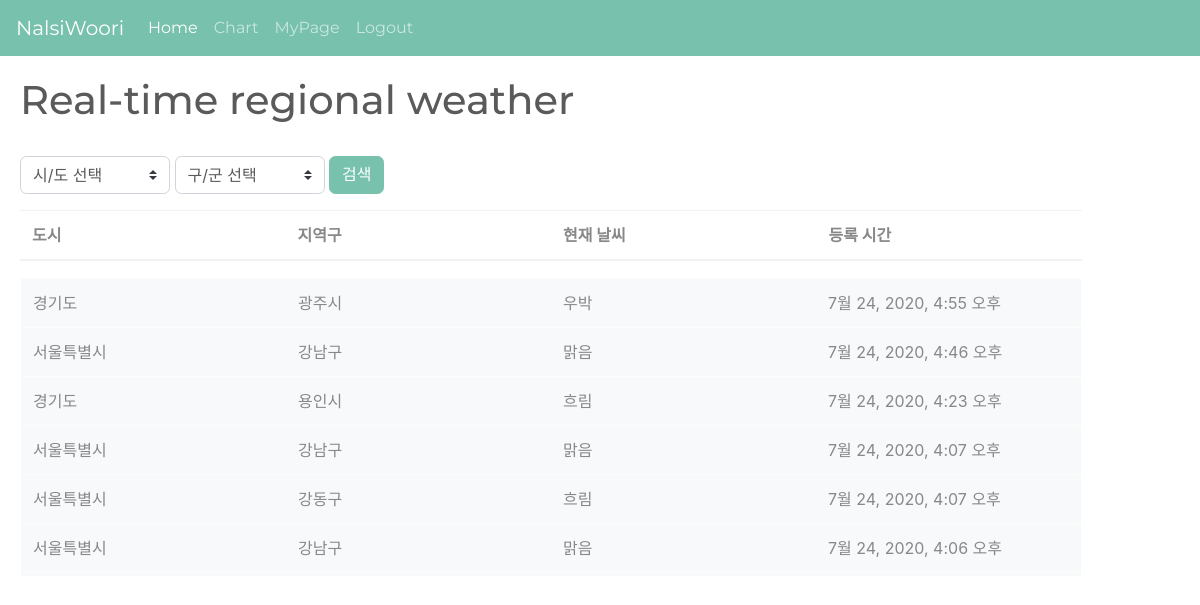
Page /weather/ on the earlier database version.
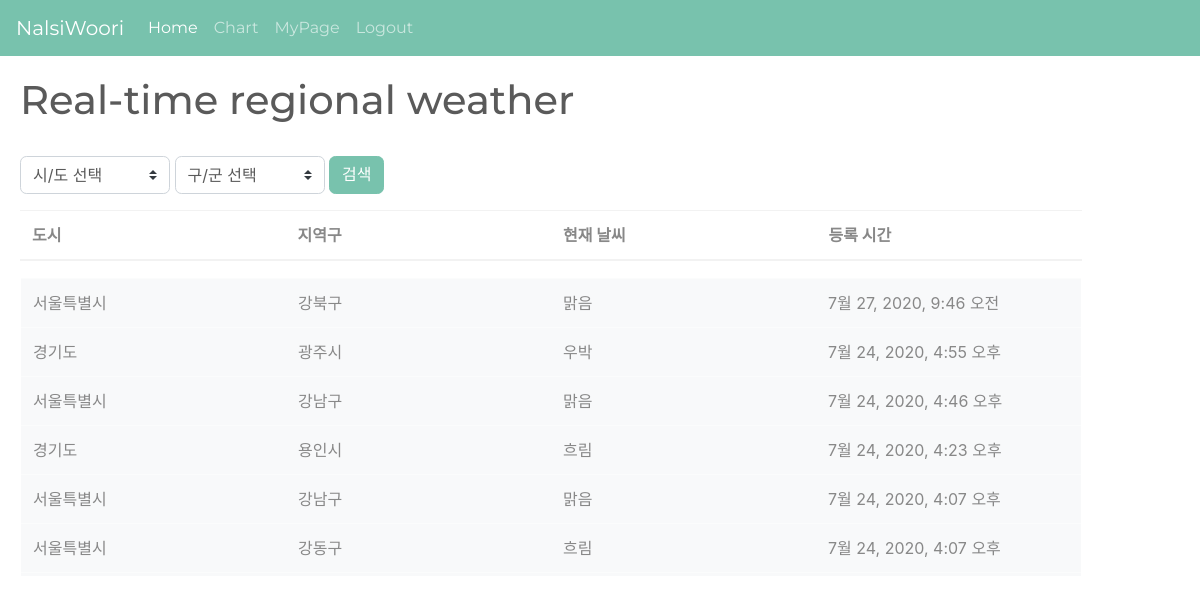
Same page on the later database version.
### nalsiwoori/models.py (models this page shows)
class Selection(models.Model):
    user_data = models.ForeignKey(User, on_delete=models.CASCADE, default=0)
    map_data = models.ForeignKey(map_data, on_delete=models.CASCADE, null=True)
    map_idx = models.IntegerField(max_length=255)
    state = models.CharField(max_length=255)
    city = models.CharField(max_length=255)
    cur_wea = models.CharField(max_length=255)
    pub_date = models.DateTimeField(default=timezone.now())

### nalsiwoori/views.py (the view)
# urls.py: path('weather/', views.weather, name='weather'),
def weather(request):
    si = request.GET.get('si')
    gu = request.GET.get('gu')
    if si and gu:
        sel_list = Selection.objects.filter(state=si, city=gu).order_by('-pub_date')[:20]
    else:
        sel_list = Selection.objects.order_by('-pub_date')[:20]
    html = ''
    for s in sel_list:
        html += s.state + '<br>'
    return render(request, 'nalsiwoori/weather.html',{'list': sel_list})

### nalsiwoori/templates/nalsiwoori/weather.html (shortened to what this page needs)
<!DOCTYPE html>
<html lang="ko">
<head>
  <link rel="stylesheet" href="https://maxcdn.bootstrapcdn.com/bootstrap/4.5.0/css/bootstrap.min.css">
  <link rel= "stylesheet" type="text/css" href="/static/nalsiwoori/css/map.css">
  <link rel="stylesheet" href="https://stackpath.bootstrapcdn.com/bootswatch/4.5.0/minty/bootstrap.min.css">
</head>
<body>
  <nav class="navbar navbar-expand-lg navbar-dark bg-primary">
    <a class="navbar-brand" href="#">NalsiWoori</a>
    <div class="collapse navbar-collapse" id="navbarColor01">
      <ul class="navbar-nav mr-auto">
        <li class="nav-item active">
          <a class="nav-link" href="/home">Home <span class="sr-only">(current)</span></a>
        </li>
        <li class="nav-item">
          <a class="nav-link" href="/weather">Chart</a>
        </li>
        <li class="nav-item">
          <a class="nav-link" href="/mypage">MyPage</a>
        </li>
        <li class="nav-item">
          <a class="nav-link" href="#">Logout</a>
        </li>
      </ul>
    </div>
  </nav>
  <div id="container" style="margin-top:20px; margin-left:20px;">
    <section>
        <h1 id="log_table_title">
          Real-time regional weather</h1><br>
        <div class="form-group">
            <select class="custom-select" name="state1" id="state1" value="state" style="width:150px"></select>
            <select class="custom-select" name="city1" id="city1" value="city" style="width:150px"></select>
            <button class="btn btn-primary" id = "result">검색</button>
        </div>
        <div class="tbl-header">
          <table class="table table-hover" cellpadding="0" cellspacing="0" border="0">
            <thead>
              <tr>
                  <th scope="col">도시</th>
                  <th scope="col">지역구</th>
                  <th scope="col">현재 날씨</th>
                  <th scope="col">등록 시간</th>
              </tr>
            </thead>
          </table>
        </div>
        <div class="tbl-content">
          <table class="table table-hover" cellpadding="0" cellspacing="0" border="0">
            <tbody>
              {% for item in list %}
              <tr class="table-light">
                  <td>{{ item.state }}</td>
                  <td>{{ item.city }}</td>
                  <td>{{ item.cur_wea }}</td>
                  <td>{{ item.pub_date }}</td>
              </tr>
              {% endfor %}
            </tbody>
          </table>
        </div>
      </section>
</div>
</body>
</html>

### nalsiwoori/static/nalsiwoori/css/map.css (style rules this page uses)
table { width : 100%; table-layout:fixed; }
.tbl-header { width : 90%; background-color: rgba(255,255,255,0.3); }
.tbl-content { width : 90%; height:300px; overflow-x:auto; margin-top: 0px; border: 1px solid rgba(255,255,255,0.3); }

Differences in the rows shown:
no longer on this page (row unchanged): Selection: state "서울특별시", city "강남구", cur_wea "맑음", pub_date "7월 24, 2020, 4:06 오후"
added Selection: state "서울특별시", city "강북구", cur_wea "맑음", pub_date "7월 27, 2020, 9:46 오전"
